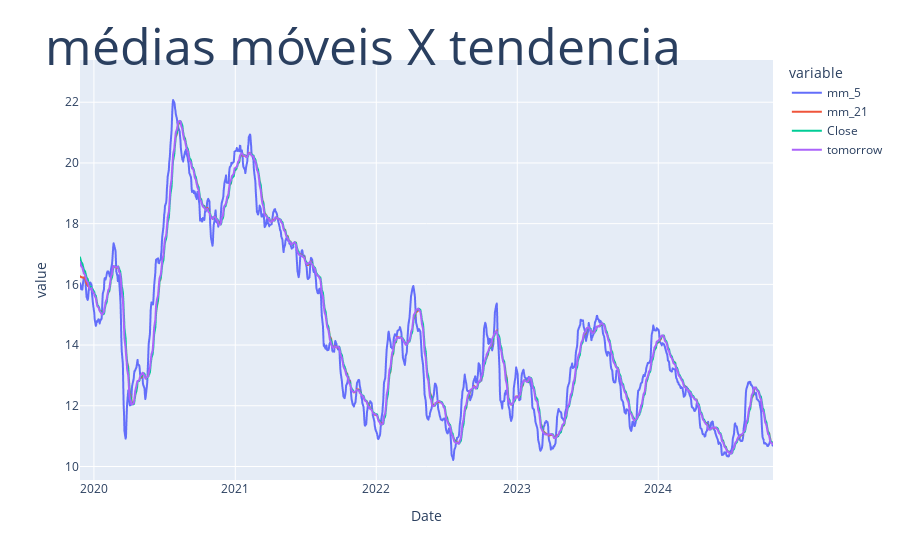

Notebook cell for this chart:
### Code cell
fig = px.line(dados, y=['mm_5', 'mm_21', 'Close', 'tomorrow'])
fig.update_layout(
    title=dict(text="médias móveis X tendencia", font=dict(size=50), automargin=True, yref='paper')
)
fig.show()

### Figure 1 — Plotly figure (JSON) as saved in the notebook; plotly's stock layout.template omitted (floating-point values rounded to 4 significant figures; data arrays with more than 128 entries replaced by an {"elided": "..."} marker saying what was removed)
{"data": [{"hovertemplate": "variable=mm_5<br>Date=%{x}<br>value=%{y}<extra></extra>", "legendgroup": "mm_5", "line": {"color": "#636efa", "dash": "solid"}, "marker": {"symbol": "circle"}, "mode": "lines", "name": "mm_5", "showlegend": true, "type": "scattergl", "x": {"elided": "1224 str values"}, "xaxis": "x", "y": {"elided": "1224 float values"}, "yaxis": "y"}, {"hovertemplate": "variable=mm_21<br>Date=%{x}<br>value=%{y}<extra></extra>", "legendgroup": "mm_21", "line": {"color": "#EF553B", "dash": "solid"}, "marker": {"symbol": "circle"}, "mode": "lines", "name": "mm_21", "showlegend": true, "type": "scattergl", "x": {"elided": "1224 str values"}, "xaxis": "x", "y": {"elided": "1224 float values"}, "yaxis": "y"}, {"hovertemplate": "variable=Close<br>Date=%{x}<br>value=%{y}<extra></extra>", "legendgroup": "Close", "line": {"color": "#00cc96", "dash": "solid"}, "marker": {"symbol": "circle"}, "mode": "lines", "name": "Close", "showlegend": true, "type": "scattergl", "x": {"elided": "1224 str values"}, "xaxis": "x", "y": {"elided": "1224 float values"}, "yaxis": "y"}, {"hovertemplate": "variable=tomorrow<br>Date=%{x}<br>value=%{y}<extra></extra>", "legendgroup": "tomorrow", "line": {"color": "#ab63fa", "dash": "solid"}, "marker": {"symbol": "circle"}, "mode": "lines", "name": "tomorrow", "showlegend": true, "type": "scattergl", "x": {"elided": "1224 str values"}, "xaxis": "x", "y": {"elided": "1224 float values"}, "yaxis": "y"}], "layout": {"legend": {"title": {"text": "variable"}, "tracegroupgap": 0}, "margin": {"t": 60}, "title": {"automargin": true, "font": {"size": 50}, "text": "médias móveis X tendencia", "yref": "paper"}, "xaxis": {"anchor": "y", "domain": [0, 1], "title": {"text": "Date"}}, "yaxis": {"anchor": "x", "domain": [0, 1], "title": {"text": "value"}}}}
